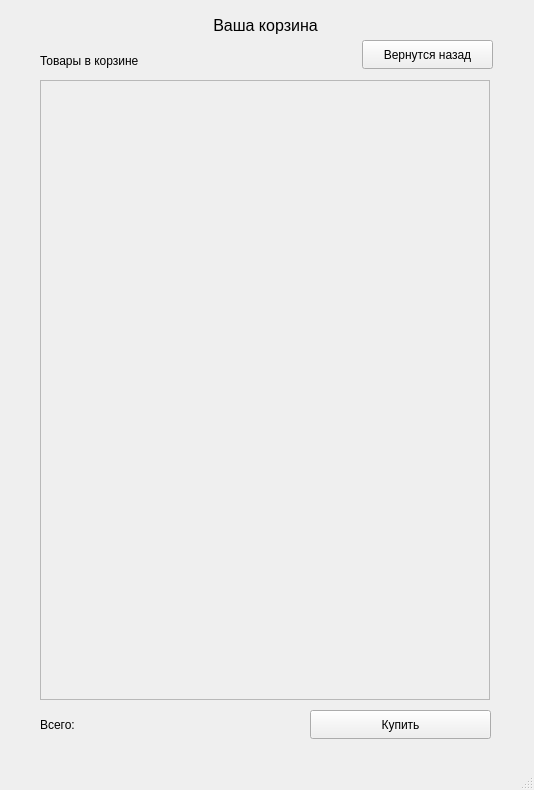
<?xml version="1.0" encoding="UTF-8"?>
<ui version="4.0">
 <class>CartWindow</class>
 <widget class="QMainWindow" name="CartWindow">
  <property name="geometry">
   <rect>
    <x>0</x>
    <y>0</y>
    <width>534</width>
    <height>790</height>
   </rect>
  </property>
  <property name="windowTitle">
   <string>MainWindow</string>
  </property>
  <widget class="QWidget" name="centralwidget">
   <widget class="QLabel" name="lbCartTitle">
    <property name="geometry">
     <rect>
      <x>140</x>
      <y>10</y>
      <width>251</width>
      <height>31</height>
     </rect>
    </property>
    <property name="font">
     <font>
      <pointsize>12</pointsize>
     </font>
    </property>
    <property name="text">
     <string>Ваша корзина</string>
    </property>
    <property name="alignment">
     <set>Qt::AlignmentFlag::AlignCenter</set>
    </property>
   </widget>
   <widget class="QScrollArea" name="scrollArea">
    <property name="geometry">
     <rect>
      <x>40</x>
      <y>80</y>
      <width>450</width>
      <height>620</height>
     </rect>
    </property>
    <property name="widgetResizable">
     <bool>true</bool>
    </property>
    <widget class="QWidget" name="scrollAreaWidgetContents">
     <property name="geometry">
      <rect>
       <x>0</x>
       <y>0</y>
       <width>448</width>
       <height>618</height>
      </rect>
     </property>
     <layout class="QVBoxLayout" name="verticalLayout">
      <item>
       <widget class="QWidget" name="widget" native="true"/>
      </item>
     </layout>
    </widget>
   </widget>
   <widget class="QPushButton" name="btnBuy">
    <property name="geometry">
     <rect>
      <x>310</x>
      <y>710</y>
      <width>181</width>
      <height>29</height>
     </rect>
    </property>
    <property name="text">
     <string>Купить</string>
    </property>
   </widget>
   <widget class="QLabel" name="productsInCartLabel">
    <property name="geometry">
     <rect>
      <x>40</x>
      <y>50</y>
      <width>131</width>
      <height>21</height>
     </rect>
    </property>
    <property name="text">
     <string>Товары в корзине</string>
    </property>
   </widget>
   <widget class="QPushButton" name="btnBack">
    <property name="geometry">
     <rect>
      <x>362</x>
      <y>40</y>
      <width>131</width>
      <height>29</height>
     </rect>
    </property>
    <property name="text">
     <string>Вернутся назад</string>
    </property>
   </widget>
   <widget class="QLabel" name="totalPriceLabel">
    <property name="geometry">
     <rect>
      <x>40</x>
      <y>710</y>
      <width>261</width>
      <height>29</height>
     </rect>
    </property>
    <property name="text">
     <string>Всего: </string>
    </property>
   </widget>
  </widget>
  <widget class="QMenuBar" name="menubar">
   <property name="geometry">
    <rect>
     <x>0</x>
     <y>0</y>
     <width>534</width>
     <height>25</height>
    </rect>
   </property>
  </widget>
  <widget class="QStatusBar" name="statusbar"/>
  <action name="action">
   <property name="text">
    <string>Назад </string>
   </property>
  </action>
 </widget>
 <resources/>
 <connections/>
</ui>
